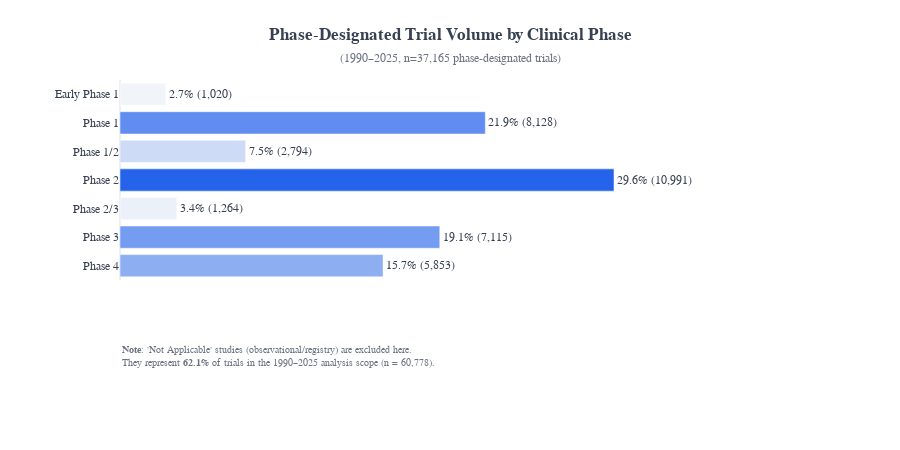

Notebook source saved alongside this figure:
### Markdown cell above
### 1.2 Phase-Designated Trial Volume

Focusing on phase-designated studies only (excluding "Not Applicable"), the following chart 
shows the distribution across clinical development stages.

### Code cell
from plotly.colors import sample_colorscale
import plotly.graph_objects as go

# ------------------------------------------------------------
# Plot 2 — Phase-designated trial volume (analysis scope only)
# ------------------------------------------------------------

# Totals within analysis scope (1990–2025)
total_in_scope = int(df_phase_status["trial_count"].sum())
assert total_in_scope == n_analysis, (
    f"df_phase_status total {total_in_scope:,} != n_analysis {n_analysis:,}"
)

# Not Applicable share (within analysis scope)
na_trials = int(
    df_phase_status.loc[df_phase_status["phase_group"] == "Not Applicable", "trial_count"].sum()
)
na_pct = round(na_trials / n_analysis * 100, 1) if n_analysis else 0.0

# Phase-designated trials only (exclude Not Applicable + Other)
phase_summary = (
    df_phase_status
    .query("phase_group not in ['Not Applicable', 'Other']")
    .groupby("phase_group")["trial_count"]
    .sum()
)

# Clinical phase ordering (preferred over volume ordering)
phase_order = ["Early Phase 1", "Phase 1", "Phase 1/2", "Phase 2", "Phase 2/3", "Phase 3", "Phase 4"]
phase_summary = phase_summary.reindex([p for p in phase_order if p in phase_summary.index])

phase_designated_total = int(phase_summary.sum())
assert phase_designated_total > 0, "No phase-designated trials found (check filters)."

# Labels: % within phase-designated pipeline + count
labels = [
    f"{(v / phase_designated_total * 100):.1f}% ({int(v):,})"
    for v in phase_summary.values
]

# Color gradient aligned with Heatmap
# Slightly stronger low end for readability
PHASE_COLORSCALE = [[0.0, "#f1f5f9"], [1.0, "#2563eb"]]

min_v = float(phase_summary.min())
max_v = float(phase_summary.max())
ratios = [
    (float(v) - min_v) / (max_v - min_v) if max_v > min_v else 1.0
    for v in phase_summary.values
]
colors = sample_colorscale(PHASE_COLORSCALE, ratios)

fig_phase = go.Figure(
    go.Bar(
        x=phase_summary.values,
        y=phase_summary.index,
        orientation="h",
        text=labels,
        textposition="outside",
        marker_color=colors,
        cliponaxis=False,
        hovertemplate="<b>%{y}</b><br>Trials: %{x:,}<extra></extra>",
    )
)

fig_phase.update_layout(
    title=dict(
        text=(
            "<b>Phase-Designated Trial Volume by Clinical Phase</b><br>"
            f"<span style='font-size:12px; color:#6b7280'>"
            f"({min_year}–{max_year}, n={phase_designated_total:,} phase-designated trials)</span>"
        ),
        x=0.5,
        xanchor="center",
    ),
    xaxis=dict(showgrid=False, showticklabels=False, title=None, rangemode="tozero"),
    yaxis=dict(title=None, tickfont=dict(size=12), autorange="reversed"),
    height=450,
    template="plotly_white",
    font=dict(family="Arial", color="#374151"),
    margin=dict(l=120, r=260, t=80, b=170),
    bargap=0.22,
)

fig_phase.add_annotation(
    text=(
        "<b>Note</b>: 'Not Applicable' studies (observational/registry) are excluded here.<br>"
        f"They represent <b>{na_pct}%</b> of trials in the {min_year}–{max_year} analysis scope "
        f"(n = {na_trials:,})."
    ),
    xref="paper",
    yref="paper",
    x=0,
    y=-0.45,
    showarrow=False,
    align="left",
    font=dict(size=10, color="#6b7280", family="Arial"),
)

fig_phase.show()

### Figure 1 — Plotly figure (JSON) as saved in the notebook; plotly's stock layout.template omitted (floating-point values rounded to 4 significant figures)
{"data": [{"cliponaxis": false, "hovertemplate": "<b>%{y}</b><br>Trials: %{x:,}<extra></extra>", "marker": {"color": ["rgb(241, 245, 249)", "rgb(96, 141, 239)", "rgb(205, 219, 247)", "rgb(37, 99, 235)", "rgb(236, 241, 249)", "rgb(116, 156, 240)", "rgb(142, 174, 242)"]}, "orientation": "h", "text": ["2.7% (1,020)", "21.9% (8,128)", "7.5% (2,794)", "29.6% (10,991)", "3.4% (1,264)", "19.1% (7,115)", "15.7% (5,853)"], "textposition": "outside", "type": "bar", "x": [1020, 8128, 2794, 10991, 1264, 7115, 5853], "y": ["Early Phase 1", "Phase 1", "Phase 1/2", "Phase 2", "Phase 2/3", "Phase 3", "Phase 4"]}], "layout": {"annotations": [{"align": "left", "font": {"color": "#6b7280", "family": "Arial", "size": 10}, "showarrow": false, "text": "<b>Note</b>: 'Not Applicable' studies (observational/registry) are excluded here.<br>They represent <b>62.1%</b> of trials in the 1990–2025 analysis scope (n = 60,778).", "x": 0, "xref": "paper", "y": -0.45, "yref": "paper"}], "bargap": 0.22, "font": {"color": "#374151", "family": "Arial"}, "height": 450, "margin": {"b": 170, "l": 120, "r": 260, "t": 80}, "title": {"text": "<b>Phase-Designated Trial Volume by Clinical Phase</b><br><span style='font-size:12px; color:#6b7280'>(1990–2025, n=37,165 phase-designated trials)</span>", "x": 0.5, "xanchor": "center"}, "xaxis": {"rangemode": "tozero", "showgrid": false, "showticklabels": false, "title": {}}, "yaxis": {"autorange": "reversed", "tickfont": {"size": 12}, "title": {}}}}
